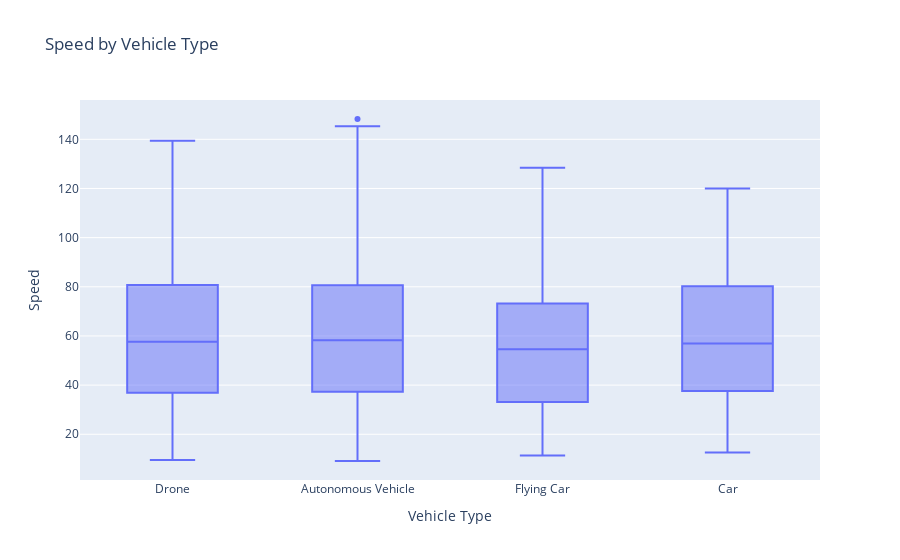

Source (notebook cell):
### Code cell
fig = px.box(df, x="Vehicle Type", y="Speed", title="Speed by Vehicle Type")
fig.show()

### Figure 1 — Plotly figure (JSON) as saved in the notebook; plotly's stock layout.template omitted (floating-point values rounded to 4 significant figures; data arrays with more than 128 entries replaced by an {"elided": "..."} marker saying what was removed)
{"data": [{"alignmentgroup": "True", "hovertemplate": "Vehicle Type=%{x}<br>Speed=%{y}<extra></extra>", "legendgroup": "", "marker": {"color": "#636efa"}, "name": "", "notched": false, "offsetgroup": "", "orientation": "v", "showlegend": false, "type": "box", "x": {"elided": "12000 str values"}, "x0": " ", "xaxis": "x", "y": {"elided": "12000 float values"}, "y0": " ", "yaxis": "y"}], "layout": {"boxmode": "group", "legend": {"tracegroupgap": 0}, "title": {"text": "Speed by Vehicle Type"}, "xaxis": {"anchor": "y", "domain": [0, 1], "title": {"text": "Vehicle Type"}}, "yaxis": {"anchor": "x", "domain": [0, 1], "title": {"text": "Speed"}}}}
